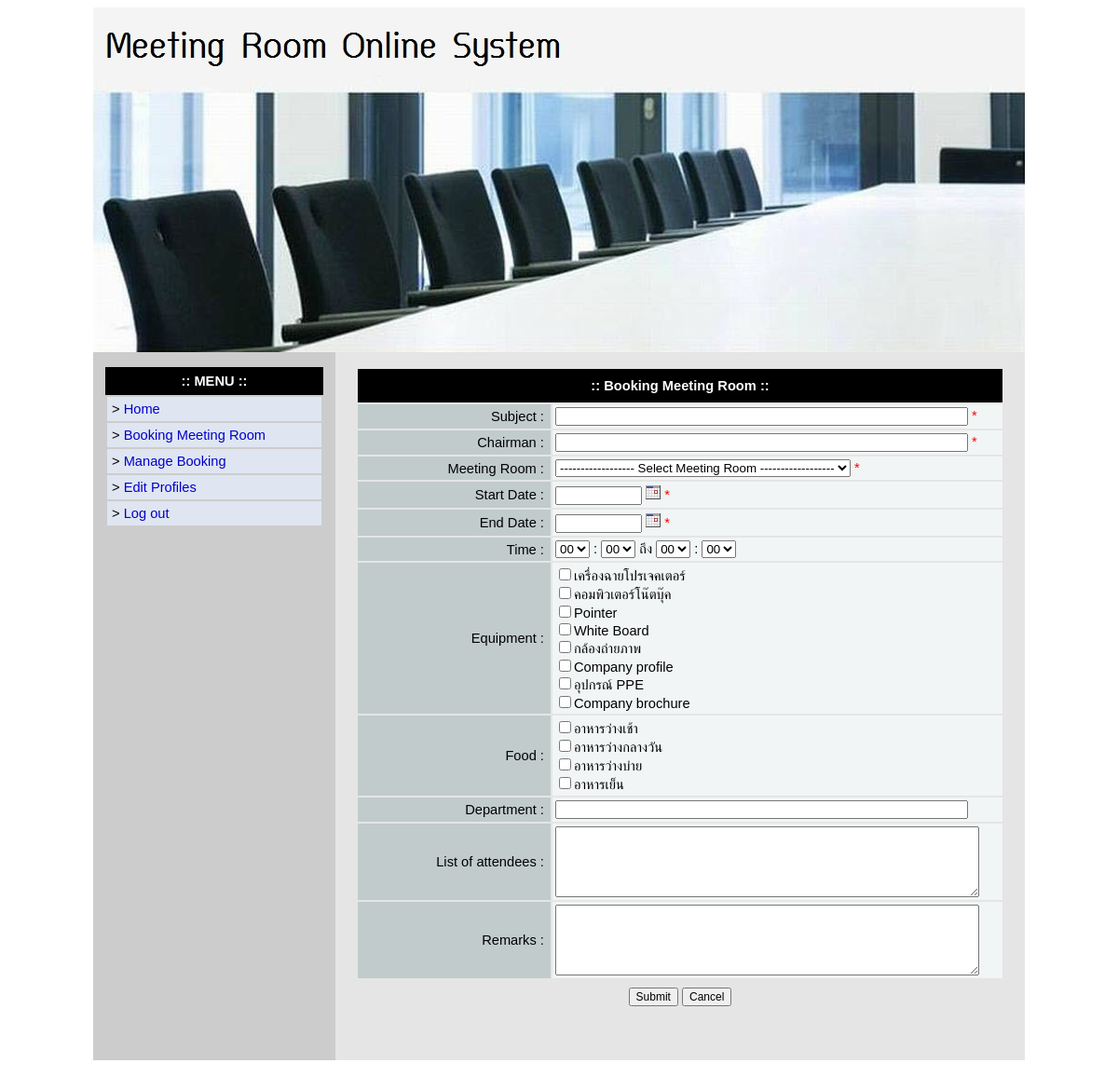
/user/booking_room.php (signed in), run on the app's committed database.
### tables this page shows
CREATE TABLE `list_tb` (
  `id` int(5) NOT NULL,
  `list_type` varchar(200) NOT NULL,
  `list_name` varchar(200) NOT NULL
);

### user/booking_room.php (the view, shortened to what this page needs)
<!DOCTYPE html PUBLIC "-//W3C//DTD XHTML 1.0 Transitional//EN" "http://www.w3.org/TR/xhtml1/DTD/xhtml1-transitional.dtd">
<html xmlns="http://www.w3.org/1999/xhtml">
<head>
<link href="../js/datepickerstyle.css" type="text/css" rel="stylesheet">
</head>
<body>
<center>
<table border="0" cellpadding="0" cellspacing="0" width="1000">
  <tbody><tr>
    <td>
<table class="bottom_border" border="0" cellpadding="0" cellspacing="0" width="100%">
  <tbody>
  <tr>
      <td align="center"><img src="../images/meeting_header.jpg"></td>
  </tr>
</tbody>
</table>
</td>
  </tr>
  <tr>
    <td><table border="0" cellpadding="0" cellspacing="0" width="100%">
      <tbody><tr>
        <td class="right_border" bgcolor="#CCCCCC" valign="top" width="15%"><table border="0" cellpadding="0" cellspacing="0" width="260">
          <tbody><tr>
            <td>&nbsp;</td>
          </tr>
          <tr>
            <td>
<table border="0" cellpadding="0" cellspacing="0" width="100%">
  <tbody><tr>
    <td>
<table align="center" border="0" cellpadding="0" cellspacing="0" width="90%">
      <tbody>
        <tr>
        <td bgcolor="#000000" height="30" align="center"><font color="#FFFFFF"><b>:: MENU ::</b></font></td>
        </tr>
      <tr>
        <td><table align="center" border="0" cellpadding="5" cellspacing="2" width="100%">
          <tbody>
          <tr>
            <td bgcolor="#DFE6F1"><div align="left">&gt <a href="index.php">Home</a></div></td>
          </tr>
          <tr>
            <td bgcolor="#DFE6F1"><div align="left">&gt <a href="booking_room.php">Booking Meeting Room</a></div></td>
          </tr>
          <tr>
            <td bgcolor="#DFE6F1"><div align="left">&gt <a href="manage_booking.php">Manage Booking</a></div></td>
          </tr>
          <tr>
            <td bgcolor="#DFE6F1"><div align="left">&gt <a href="edit_profile.php">Edit Profiles</a></div></td>
          </tr>
          <tr>
            <td bgcolor="#DFE6F1"><div align="left">&gt <a href="../logout.php">Log out</a></div></td>
          </tr>
        </tbody></table></td>
        </tr>
    </tbody>
</table>
    </td>
  </tr>
  <tr>
    <td>&nbsp;</td>
  </tr>
</tbody></table>
</td>
          </tr>
        </tbody></table></td>
        <td bgcolor="#E5E5E5" valign="top" width="85%"><table align="center" border="0" cellpadding="0" cellspacing="0" width="95%">
          <tbody><tr>
            <td>&nbsp;</td>
          </tr>
          <tr>
            <td>
<form action="booking_room_in.php" name="form1" method="post" onsubmit="return checkform(this);">
<table width="99%" border="0" align="center" cellpadding="3" cellspacing="2">
  <tr>
    <td bgcolor="#000000" colspan="2" height="30" align="center"><font color="#FFFFFF"><b>:: Booking Meeting Room ::</b></font></td>
  </tr>
  <tr>
    <td width="30%" bgcolor="#C1CBCB"><div align="right">Subject :&nbsp;</div></td>
    <td width="70%" bgcolor="#F2F5F5"><div align="left"><input name="subject" type="text" size="60" maxlength="200" /> <font color="red">*</font></div></td>
  </tr>
  <tr>
    <td bgcolor="#C1CBCB"><div align="right">Chairman :&nbsp;</div></td>
    <td bgcolor="#F2F5F5"><div align="left"><input name="header" type="text" size="60" maxlength="200" /> <font color="red">*</font></div></td>
  </tr>
  <tr>
    <td bgcolor="#C1CBCB"><div align="right">Meeting Room :&nbsp;</div></td>
    <td bgcolor="#F2F5F5"><div align="left">
<select name="room_id">
      <option value="" selected>------------------ Select Meeting Room ------------------</option>
</select>
   <font color="red">*</font></div></td>
  </tr>
  <tr>
    <td bgcolor="#C1CBCB"><div align="right">Start Date :&nbsp;</div></td>
    <td bgcolor="#F2F5F5"><div align="left"><input name="booking_date" type="text" size="10" maxlength="10" readonly="1" /> <a href="javascript:displayDatePicker('booking_date')"><img border="0" src="../images/formcal.gif" width="16" height="16"></a> <font color="red">*</font></div></td>
  </tr>
  <tr>
    <td bgcolor="#C1CBCB"><div align="right">End Date :&nbsp;</div></td>
    <td bgcolor="#F2F5F5"><div align="left"><input name="booking_date2" type="text" size="10" maxlength="10" readonly="1" /> <a href="javascript:displayDatePicker('booking_date2')"><img border="0" src="../images/formcal.gif" width="16" height="16"></a> <font color="red">*</font></div></td>
  </tr>
  <tr>
    <td bgcolor="#C1CBCB"><div align="right">Time :&nbsp;</div></td>
    <td bgcolor="#F2F5F5"><div align="left">
<select name="time_start_hr">
  <option value="00">00</option>
</select> :
<select name="time_start_min">
  <option value="00">00</option>
</select>
ถึง
<select name="time_end_hr">
  <option value="00">00</option>
</select> :
<select name="time_end_min">
  <option value="00">00</option>
</select>
</div></td>
  </tr>
  <tr>
    <td bgcolor="#C1CBCB"><div align="right">Equipment :&nbsp;</div></td>
    <td bgcolor="#F2F5F5"><div align="left">
<?php
$strSQL2 = "SELECT * FROM list_tb WHERE list_type = 'อุปกรณ์ที่ใช้' ORDER BY id";
$result2 = mysql_query($strSQL2);
While($row2 = mysql_fetch_array($result2)){
?>
<input type="checkbox" name="checktool[]" value="<?php echo $row2['list_name']; ?>" /><?php echo $row2['list_name']; ?><br>
<?php
}
?>
    </div>
    </td>
  </tr>
  <tr>
    <td bgcolor="#C1CBCB"><div align="right">Food :&nbsp;</div></td>
    <td bgcolor="#F2F5F5"><div align="left">
<?php
$strSQL3 = "SELECT * FROM list_tb WHERE list_type = 'เตรียมอาหาร' ORDER BY id";
$result3 = mysql_query($strSQL3);
While($row3 = mysql_fetch_array($result3)){
?>
<input type="checkbox" name="checkfood[]" value="<?php echo $row3['list_name']; ?>" /><?php echo $row3['list_name']; ?><br>
<?php
}
?>
    </div>
    </td>
  </tr>
  <tr>
    <td bgcolor="#C1CBCB"><div align="right">Department :&nbsp;</div></td>
    <td bgcolor="#F2F5F5"><div align="left"><input name="department" type="text" size="60" maxlength="200" /></div></td>
  </tr>
  <tr>
    <td bgcolor="#C1CBCB"><div align="right">List of attendees :&nbsp;</div></td>
    <td bgcolor="#F2F5F5"><div align="left">
<textarea name="person_meeting" cols="62" rows="5"></textarea>
    </div>
    </td>
  </tr>
  <tr>
    <td bgcolor="#C1CBCB"><div align="right">Remarks :&nbsp;</div></td>
    <td bgcolor="#F2F5F5"><div align="left">
<textarea name="remark" cols="62" rows="5"></textarea>
    </div>
    </td>
  </tr>
  <tr>
    <td colspan="2" height="30" align="center"><input name="submit_bt" value="Submit" type="submit"> <input name="reset_bt" value="Cancel" type="reset"></td>
  </tr>
</table>
</form>
<br></td>
          </tr>
          <tr>
            <td>&nbsp;</td>
          </tr>
          <tr>
            <td>&nbsp;</td>
          </tr>
        </tbody></table></td>
      </tr>
      <tr>
        <td colspan="2">
<table border="0" cellpadding="0" cellspacing="0" height="10" width="100%">
  <tbody><tr>
    <td></td>
  </tr>
</tbody>
</table>
</td>
        </tr>
    </tbody></table></td>
  </tr>
</tbody></table>
</center>
</body>
</html>

### user/booking_room.php (style rules this page uses)
A:link { color: #0000cc; text-decoration:none }
input, textarea { font-family: Arial, Helvetica, sans-serif; font-size: 9pt; }
b { font-family: Arial, Helvetica, sans-serif; font-size: 11pt; }
font, td { font-family: Arial, Helvetica, sans-serif; font-size: 11pt; }
BODY { font-size: 9pt; font-family: Arial, Helvetica, sans-serif; }

### data on the page
list_tb: list_name "เครื่องฉายโปรเจคเตอร์"
list_tb: list_name "คอมพิวเตอร์โน๊ตบุ๊ค"
list_tb: list_name "Pointer"
list_tb: list_name "White Board"
list_tb: list_name "กล้องถ่ายภาพ"
list_tb: list_name "Company profile"
list_tb: list_name "อุปกรณ์ PPE"
list_tb: list_name "Company brochure"
list_tb: list_name "อาหารว่างเช้า"
list_tb: list_name "อาหารว่างกลางวัน"
list_tb: list_name "อาหารว่างบ่าย"
list_tb: list_name "อาหารเย็น"
